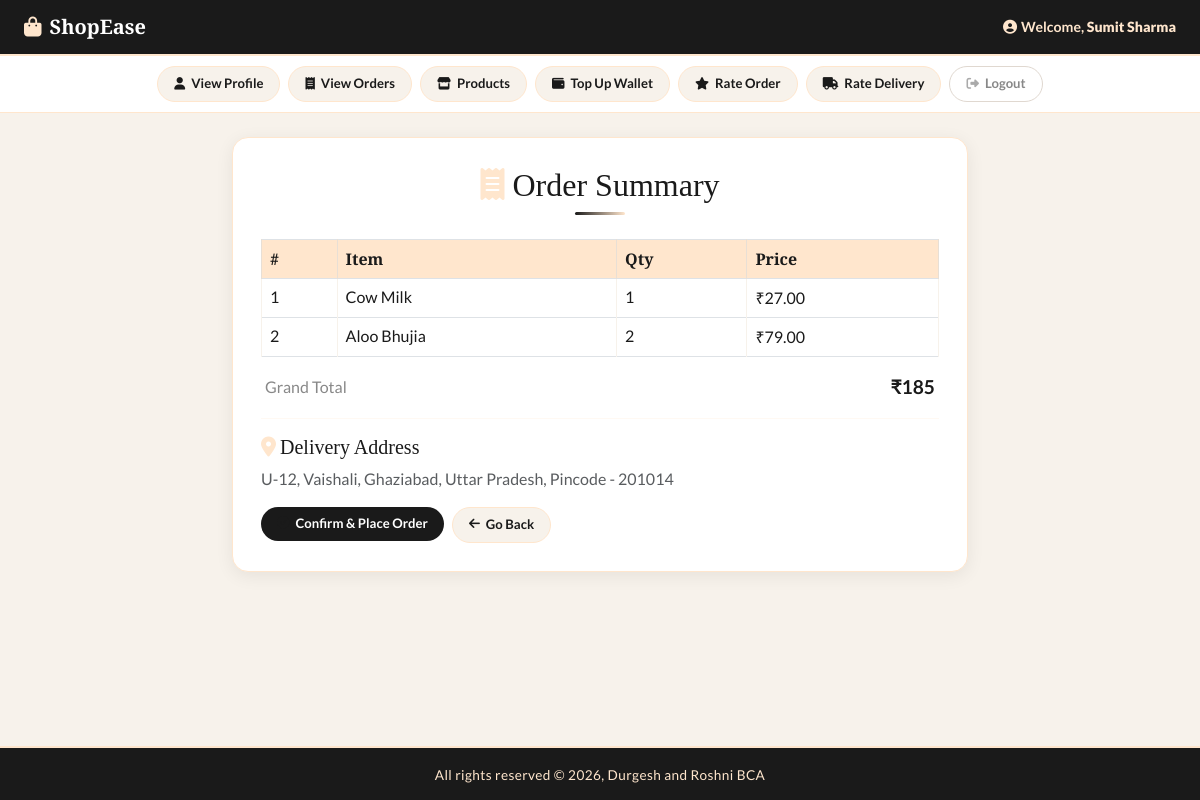
Page /customer_mode/checkout.php?customer_id=3 on the committed database.
### tables this page shows
CREATE TABLE IF NOT EXISTS customer (
        customerID INT AUTO_INCREMENT PRIMARY KEY, 
    first_name VARCHAR(50) NOT NULL,  
    last_name VARCHAR(50),
    address_street VARCHAR(100) NOT NULL,  
        address_city VARCHAR(50) NOT NULL,
        address_state VARCHAR(50) NOT NULL,
    pincode INT NOT NULL,
    phone_no BIGINT UNIQUE NOT NULL,  
    email VARCHAR(100) UNIQUE NOT NULL,
    password VARCHAR(50) NOT NULL,
    dob DATE NOT NULL,
    age INT DEFAULT 0,  
    gender VARCHAR(10)
);

CREATE TABLE IF NOT EXISTS addsToCart (
    customerID INT NOT NULL,
    productID INT NOT NULL,
    quantity INT NOT NULL DEFAULT 1 CHECK (quantity >= 1),
    PRIMARY KEY (customerID, productID),
    FOREIGN KEY (customerID) REFERENCES customer(customerID) ON DELETE CASCADE,
    FOREIGN KEY (productID) REFERENCES product(productID) ON DELETE CASCADE
);

CREATE TABLE IF NOT EXISTS product (
        productID INT AUTO_INCREMENT PRIMARY KEY,
    name VARCHAR(50) NOT NULL,
    price DECIMAL(10, 2) NOT NULL,
    stock INT NOT NULL DEFAULT 0 CHECK (stock>=0),
    brand VARCHAR(50) NOT NULL,
    qty_bought INT NOT NULL DEFAULT 0,
    description VARCHAR(200) NOT NULL DEFAULT "A high-quality product.",  
    prod_image VARCHAR(200) NOT NULL,
    categoryID INT NOT NULL,  
    FOREIGN KEY (categoryID) REFERENCES productCategory(categoryID) ON DELETE CASCADE 
    ON UPDATE CASCADE
     
);

### functions/common_function.php (called while the page is built, shortened)
<?php
include ('../includes/connect.php');
function total_cart($cust_id) {
    global $con;
    $total = 0;
    $result_cart = mysqli_query($con, "SELECT * FROM addstocart WHERE customerID = '$cust_id'");
    while ($row_cart = mysqli_fetch_assoc($result_cart)) {
        $result_prod = mysqli_query($con, "SELECT * FROM product WHERE productID = '{$row_cart['productID']}'");
        $row_prod = mysqli_fetch_assoc($result_prod);
        $total += $row_prod['price'] * $row_cart['quantity'];
    }
    return $total;
}
        ?>

### customer_mode/checkout.php (the view, shortened to what this page needs)
<?php
include ('../functions/common_function.php');
include ('busystatus_trigger.php');
if (isset($_GET['customer_id'])) {
    $cust_id = $_GET['customer_id'];
    $get_data = "SELECT * FROM customer WHERE customerID = $cust_id;";
    $result_get = mysqli_query($con, $get_data);
    $row_data = mysqli_fetch_assoc($result_get);
    $cust_id    = $row_data["customerID"];
    $cust_fname = $row_data['first_name'];
    $cust_lname = $row_data['last_name'];
    $street     = $row_data['address_street'];
    $city       = $row_data['address_city'];
    $state      = $row_data['address_state'];
    $pincode    = $row_data['pincode'];
    $cust_name  = $cust_lname ? "$cust_fname $cust_lname" : $cust_fname;
    $totalPrice  = total_cart($cust_id);
    $cust_address = "$street, $city, $state, Pincode - $pincode";
}
?>
<!DOCTYPE html>
<html lang="en">
<head>
    <link href="https://cdn.jsdelivr.net/npm/bootstrap@5.3.3/dist/css/bootstrap.min.css" rel="stylesheet">
    <link rel="stylesheet" href="https://cdnjs.cloudflare.com/ajax/libs/font-awesome/6.5.1/css/all.min.css">
    <link rel="stylesheet" href="../style.css">
</head>
<body>
    <?php include('../includes/customer_topnav.php'); ?>
    <div class="container my-4" style="max-width:760px;">
        <div class="checkout-card">
            <h2 class="text-center mb-1"><i class="fas fa-receipt me-2" style="color:#FFE6CD;"></i>Order Summary</h2>
            <div class="title-divider mb-4"></div>
            <table class="table table-bordered mt-2">
                <thead>
                    <tr>
                        <th style="background:#FFE6CD;color:#1A1A1A;">#</th>
                        <th style="background:#FFE6CD;color:#1A1A1A;">Item</th>
                        <th style="background:#FFE6CD;color:#1A1A1A;">Qty</th>
                        <th style="background:#FFE6CD;color:#1A1A1A;">Price</th>
                    </tr>
                </thead>
                <tbody>
                    <?php
                    $get_cart = "SELECT * FROM addsToCart WHERE customerID = '$cust_id';";
                    $result_get = mysqli_query($con, $get_cart);
                    $number = 0;
                    while ($row_get = mysqli_fetch_assoc($result_get)) {
                        $prodID = $row_get["productID"];
                        $q = $row_get["quantity"];
                        $get_prod = "SELECT * FROM product WHERE productID = '$prodID';";
                        $result_prod = mysqli_query($con, $get_prod);
                        $row_prod = mysqli_fetch_assoc($result_prod);
                        $prod_name = $row_prod["name"];
                        $prod_price = $row_prod["price"];
                        $number++;
                    ?>
                    <tr>
                        <td><?php echo $number; ?></td>
                        <td><?php echo $prod_name; ?></td>
                        <td><?php echo $q; ?></td>
                        <td>₹<?php echo $prod_price; ?></td>
                    </tr>
                    <?php } ?>
                </tbody>
            </table>
            <div class="d-flex justify-content-between align-items-center mt-3 px-1">
                <span style="font-size:1rem;color:#888;">Grand Total</span>
                <strong style="font-size:1.2rem;color:#1A1A1A;">₹<?php echo $totalPrice; ?></strong>
            </div>
            <hr style="border-color:#FFE6CD;margin:16px 0;">
            <h5><i class="fas fa-map-marker-alt me-1" style="color:#FFE6CD;"></i>Delivery Address</h5>
            <p class="text-muted"><?php echo $cust_address; ?></p>
            <div class="d-flex gap-2 mt-3">
                <form action="place_order.php?customer_id=<?php echo $cust_id; ?>" method="post">
                    <button type="submit" name="confirm_order" class="app-nav-btn" style="background:#1A1A1A;color:#fff;border:none;">
                        <i class="fas fa-check-circle"></i> Confirm & Place Order
                    </button>
                </form>
                <a href="index.php?customer_id=<?php echo $cust_id; ?>" class="app-nav-btn">
                    <i class="fas fa-arrow-left"></i> Go Back
                </a>
            </div>
        </div>
    </div>
    <?php include('../includes/footer.php'); ?>
</body>
</html>

### includes/customer_topnav.php (shortened to what this page needs)
<div class="app-topbar">
    <a href="index.php?customer_id=<?php echo $cust_id; ?>" class="brand">
        <i class="fas fa-shopping-bag"></i> ShopEase
    </a>
    <div class="topbar-right">
        <span class="welcome-text"><i class="fas fa-user-circle me-1"></i>Welcome, <strong><?php echo $cust_name; ?></strong></span>
    </div>
</div>
<div class="app-action-nav">
    <a href="profile_page.php?customer_id=<?php echo $cust_id; ?>" class="app-nav-btn">
        <i class="fas fa-user"></i> View Profile
    </a>
    <a href="view_orders.php?customer_id=<?php echo $cust_id; ?>" class="app-nav-btn">
        <i class="fas fa-receipt"></i> View Orders
    </a>
    <a href="index.php?customer_id=<?php echo $cust_id; ?>" class="app-nav-btn">
        <i class="fas fa-store"></i> Products
    </a>
    <a href="top_up.php?customer_id=<?php echo $cust_id; ?>" class="app-nav-btn">
        <i class="fas fa-wallet"></i> Top Up Wallet
    </a>
    <a href="rate_order.php?customer_id=<?php echo $cust_id; ?>" class="app-nav-btn">
        <i class="fas fa-star"></i> Rate Order
    </a>
    <a href="rate_delivery.php?customer_id=<?php echo $cust_id; ?>" class="app-nav-btn">
        <i class="fas fa-truck"></i> Rate Delivery
    </a>
    <a href="../start.php" class="app-nav-btn logout-btn">
        <i class="fas fa-sign-out-alt"></i> Logout
    </a>
</div>

### style.css (style rules this page uses)
* { margin: 0; padding: 0; box-sizing: border-box; }
body { background-color: #F7F2EB; font-family: 'Lato', sans-serif; color: #1A1A1A; }
.app-topbar { background: #1A1A1A; border-bottom: 2px solid #FFE6CD; padding: 12px 24px; display: flex; align-items: center; justify-content: space-between; box-shadow: 0 2px 10px rgba(0,0,0,0.18); flex-wrap: wrap; gap: 10px; }
.app-topbar .brand { font-family: 'Playfair Display', serif; font-size: 1.25rem; font-weight: 700; color: #FFFFFF; text-decoration: none; display: flex; align-items: center; gap: 8px; }
.app-topbar .brand i { color: #FFE6CD; }
.app-topbar .topbar-right { display: flex; align-items: center; gap: 18px; font-size: 0.88rem; }
.app-topbar .welcome-text { color: #FFE6CD; font-size: 0.88rem; font-weight: 600; }
.app-action-nav { background: #FFFFFF; border-bottom: 1px solid #FFE6CD; padding: 10px 20px; display: flex; flex-wrap: wrap; gap: 8px; justify-content: center; align-items: center; }
.app-nav-btn { display: inline-flex; align-items: center; gap: 6px; padding: 7px 16px; border-radius: 20px; font-size: 0.82rem; font-weight: 600; color: #1A1A1A; background: #F7F2EB; border: 1.5px solid #FFE6CD; text-decoration: none; transition: all 0.2s ease; white-space: nowrap; cursor: pointer; }
.app-nav-btn i { font-size: 0.78rem; color: #1A1A1A; }
.app-nav-btn.logout-btn { background: #FFFFFF; border-color: #e0d8d0; color: #888; }
.app-nav-btn.logout-btn i { color: #aaa; }
h1, h2, h3 { font-family: 'Playfair Display', serif; color: #1A1A1A; }
h4, h5, h6 { font-family: 'Playfair Display', serif; color: #1A1A1A; }
table { background: #FFFFFF; }
.table th { background: #FFE6CD; color: #1A1A1A; font-family: 'Playfair Display', serif; border-color: #e8dfd5; }
.table td { border-color: #F7F2EB; color: #1A1A1A; }
.title-divider { width: 50px; height: 3px; background: linear-gradient(90deg, #1A1A1A, #FFE6CD); border-radius: 2px; margin: 8px auto 0; }

### customer_mode/checkout.php (style rules this page uses)
body { background: #F7F2EB; overflow-x: hidden; }
.checkout-card { background: #FFFFFF; border: 1px solid #FFE6CD; border-radius: 16px; padding: 28px; box-shadow: 0 4px 18px rgba(0,0,0,0.07); }

### includes/footer.php (style rules this page uses)
body { margin: 0; padding: 0; min-height: 100vh; position: relative; }

### rows in the picture
customer: cust_name "Sumit Sharma", cust_address "U-12, Vaishali, Ghaziabad, Uttar Pradesh, Pincode - 201014"
addstocart: productID.name "Cow Milk", quantity "1", productID.price "27.00"
addstocart: productID.name "Aloo Bhujia", quantity "2", productID.price "79.00"

### other values in the picture
$totalPrice "185"
